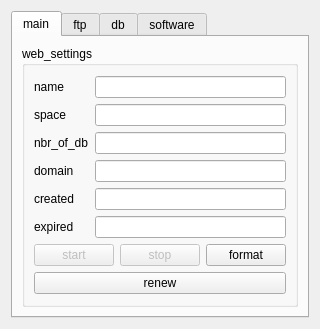
<ui version="4.0" >
 <class>Web</class>
 <widget class="QDialog" name="Web" >
  <property name="geometry" >
   <rect>
    <x>0</x>
    <y>0</y>
    <width>319</width>
    <height>319</height>
   </rect>
  </property>
  <property name="windowTitle" >
   <string>web</string>
  </property>
  <layout class="QGridLayout" >
   <item row="0" column="0" >
    <widget class="QTabWidget" name="tabWidget" >
     <property name="currentIndex" >
      <number>0</number>
     </property>
     <widget class="QWidget" name="main" >
      <attribute name="title" >
       <string>main</string>
      </attribute>
      <layout class="QGridLayout" >
       <item row="0" column="0" >
        <widget class="QGroupBox" name="groupBox" >
         <property name="title" >
          <string>web_settings</string>
         </property>
         <layout class="QGridLayout" >
          <item row="0" column="0" >
           <layout class="QVBoxLayout" >
            <item>
             <layout class="QGridLayout" >
              <item row="0" column="0" >
               <widget class="QLabel" name="label" >
                <property name="text" >
                 <string>name</string>
                </property>
               </widget>
              </item>
              <item row="0" column="1" >
               <widget class="QLineEdit" name="name" >
                <property name="readOnly" >
                 <bool>true</bool>
                </property>
               </widget>
              </item>
              <item row="1" column="0" >
               <widget class="QLabel" name="label_2" >
                <property name="text" >
                 <string>space</string>
                </property>
               </widget>
              </item>
              <item row="1" column="1" >
               <widget class="QLineEdit" name="space" >
                <property name="readOnly" >
                 <bool>true</bool>
                </property>
               </widget>
              </item>
              <item row="2" column="0" >
               <widget class="QLabel" name="label_3" >
                <property name="text" >
                 <string>nbr_of_db</string>
                </property>
               </widget>
              </item>
              <item row="2" column="1" >
               <widget class="QLineEdit" name="nbDb" >
                <property name="readOnly" >
                 <bool>true</bool>
                </property>
               </widget>
              </item>
              <item row="3" column="0" >
               <widget class="QLabel" name="label_4" >
                <property name="text" >
                 <string>domain</string>
                </property>
               </widget>
              </item>
              <item row="3" column="1" >
               <widget class="QLineEdit" name="domain" >
                <property name="readOnly" >
                 <bool>true</bool>
                </property>
               </widget>
              </item>
              <item row="4" column="0" >
               <widget class="QLabel" name="label_10" >
                <property name="text" >
                 <string>created</string>
                </property>
               </widget>
              </item>
              <item row="5" column="0" >
               <widget class="QLabel" name="label_11" >
                <property name="text" >
                 <string>expired</string>
                </property>
               </widget>
              </item>
              <item row="4" column="1" >
               <widget class="QLineEdit" name="created" >
                <property name="readOnly" >
                 <bool>true</bool>
                </property>
               </widget>
              </item>
              <item row="5" column="1" >
               <widget class="QLineEdit" name="expired" >
                <property name="readOnly" >
                 <bool>true</bool>
                </property>
               </widget>
              </item>
             </layout>
            </item>
            <item>
             <layout class="QHBoxLayout" >
              <item>
               <widget class="QPushButton" name="start" >
                <property name="enabled" >
                 <bool>false</bool>
                </property>
                <property name="text" >
                 <string>start</string>
                </property>
               </widget>
              </item>
              <item>
               <widget class="QPushButton" name="stop" >
                <property name="enabled" >
                 <bool>false</bool>
                </property>
                <property name="text" >
                 <string>stop</string>
                </property>
               </widget>
              </item>
              <item>
               <widget class="QPushButton" name="format" >
                <property name="text" >
                 <string>format</string>
                </property>
               </widget>
              </item>
             </layout>
            </item>
            <item>
             <widget class="QPushButton" name="renew" >
              <property name="text" >
               <string>renew</string>
              </property>
             </widget>
            </item>
           </layout>
          </item>
         </layout>
        </widget>
       </item>
      </layout>
     </widget>
     <widget class="QWidget" name="ftp" >
      <attribute name="title" >
       <string>ftp</string>
      </attribute>
      <layout class="QGridLayout" >
       <item row="0" column="0" >
        <widget class="QGroupBox" name="groupBox_2" >
         <property name="title" >
          <string>ftp_settings</string>
         </property>
         <layout class="QGridLayout" >
          <item row="0" column="0" >
           <layout class="QVBoxLayout" >
            <item>
             <layout class="QGridLayout" >
              <item row="0" column="0" >
               <widget class="QLabel" name="label_6" >
                <property name="text" >
                 <string>host</string>
                </property>
               </widget>
              </item>
              <item row="0" column="1" >
               <widget class="QLineEdit" name="ftpHost" >
                <property name="readOnly" >
                 <bool>true</bool>
                </property>
               </widget>
              </item>
              <item row="1" column="0" >
               <widget class="QLabel" name="label_7" >
                <property name="text" >
                 <string>username</string>
                </property>
               </widget>
              </item>
              <item row="1" column="1" colspan="3" >
               <widget class="QLineEdit" name="ftpUsername" >
                <property name="readOnly" >
                 <bool>true</bool>
                </property>
               </widget>
              </item>
              <item row="2" column="1" colspan="3" >
               <widget class="QLineEdit" name="ftpPasswd" >
                <property name="readOnly" >
                 <bool>true</bool>
                </property>
               </widget>
              </item>
              <item row="0" column="2" >
               <widget class="QLabel" name="label_9" >
                <property name="text" >
                 <string>port</string>
                </property>
               </widget>
              </item>
              <item row="0" column="3" >
               <widget class="QLineEdit" name="ftpPort" >
                <property name="readOnly" >
                 <bool>true</bool>
                </property>
               </widget>
              </item>
              <item row="2" column="0" >
               <widget class="QLabel" name="label_8" >
                <property name="text" >
                 <string>password</string>
                </property>
               </widget>
              </item>
             </layout>
            </item>
           </layout>
          </item>
         </layout>
        </widget>
       </item>
      </layout>
     </widget>
     <widget class="QWidget" name="db" >
      <attribute name="title" >
       <string>db</string>
      </attribute>
      <layout class="QGridLayout" >
       <item row="0" column="0" >
        <widget class="QGroupBox" name="groupBox_3" >
         <property name="title" >
          <string>db_settings</string>
         </property>
         <layout class="QGridLayout" >
          <item row="0" column="0" >
           <layout class="QVBoxLayout" >
            <item>
             <layout class="QGridLayout" >
              <item row="1" column="0" >
               <widget class="QLabel" name="label_18" >
                <property name="text" >
                 <string>host</string>
                </property>
               </widget>
              </item>
              <item row="1" column="1" >
               <widget class="QLineEdit" name="dbHost" >
                <property name="readOnly" >
                 <bool>true</bool>
                </property>
               </widget>
              </item>
              <item row="2" column="0" >
               <widget class="QLabel" name="label_19" >
                <property name="text" >
                 <string>username</string>
                </property>
               </widget>
              </item>
              <item row="2" column="1" colspan="3" >
               <widget class="QLineEdit" name="dbUsername" >
                <property name="readOnly" >
                 <bool>true</bool>
                </property>
               </widget>
              </item>
              <item row="3" column="1" colspan="3" >
               <widget class="QLineEdit" name="dbPasswd" >
                <property name="readOnly" >
                 <bool>true</bool>
                </property>
               </widget>
              </item>
              <item row="1" column="2" >
               <widget class="QLabel" name="label_20" >
                <property name="text" >
                 <string>port</string>
                </property>
               </widget>
              </item>
              <item row="1" column="3" >
               <widget class="QLineEdit" name="dbPort" >
                <property name="readOnly" >
                 <bool>true</bool>
                </property>
               </widget>
              </item>
              <item row="3" column="0" >
               <widget class="QLabel" name="label_21" >
                <property name="text" >
                 <string>password</string>
                </property>
               </widget>
              </item>
              <item row="0" column="0" >
               <widget class="QLabel" name="label_22" >
                <property name="text" >
                 <string>type</string>
                </property>
               </widget>
              </item>
              <item row="0" column="1" colspan="3" >
               <widget class="QLineEdit" name="dbType" >
                <property name="readOnly" >
                 <bool>true</bool>
                </property>
               </widget>
              </item>
             </layout>
            </item>
           </layout>
          </item>
         </layout>
        </widget>
       </item>
      </layout>
     </widget>
     <widget class="QWidget" name="software" >
      <attribute name="title" >
       <string>software</string>
      </attribute>
      <layout class="QGridLayout" >
       <item row="0" column="0" >
        <layout class="QVBoxLayout" >
         <item>
          <widget class="QLabel" name="label_5" >
           <property name="text" >
            <string>software_txt</string>
           </property>
          </widget>
         </item>
         <item>
          <widget class="Line" name="line_2" >
           <property name="orientation" >
            <enum>Qt::Horizontal</enum>
           </property>
          </widget>
         </item>
         <item>
          <widget class="QListWidget" name="softwareList" />
         </item>
         <item>
          <layout class="QHBoxLayout" >
           <item>
            <widget class="QPushButton" name="softwareInstall" >
             <property name="text" >
              <string>install</string>
             </property>
            </widget>
           </item>
          </layout>
         </item>
        </layout>
       </item>
      </layout>
     </widget>
    </widget>
   </item>
  </layout>
 </widget>
 <tabstops>
  <tabstop>tabWidget</tabstop>
  <tabstop>name</tabstop>
  <tabstop>space</tabstop>
  <tabstop>nbDb</tabstop>
  <tabstop>domain</tabstop>
  <tabstop>created</tabstop>
  <tabstop>expired</tabstop>
  <tabstop>start</tabstop>
  <tabstop>stop</tabstop>
  <tabstop>format</tabstop>
  <tabstop>renew</tabstop>
  <tabstop>ftpHost</tabstop>
  <tabstop>ftpPort</tabstop>
  <tabstop>ftpUsername</tabstop>
  <tabstop>ftpPasswd</tabstop>
  <tabstop>dbType</tabstop>
  <tabstop>dbHost</tabstop>
  <tabstop>dbPort</tabstop>
  <tabstop>dbUsername</tabstop>
  <tabstop>dbPasswd</tabstop>
  <tabstop>softwareList</tabstop>
  <tabstop>softwareInstall</tabstop>
 </tabstops>
 <resources/>
 <connections/>
</ui>
